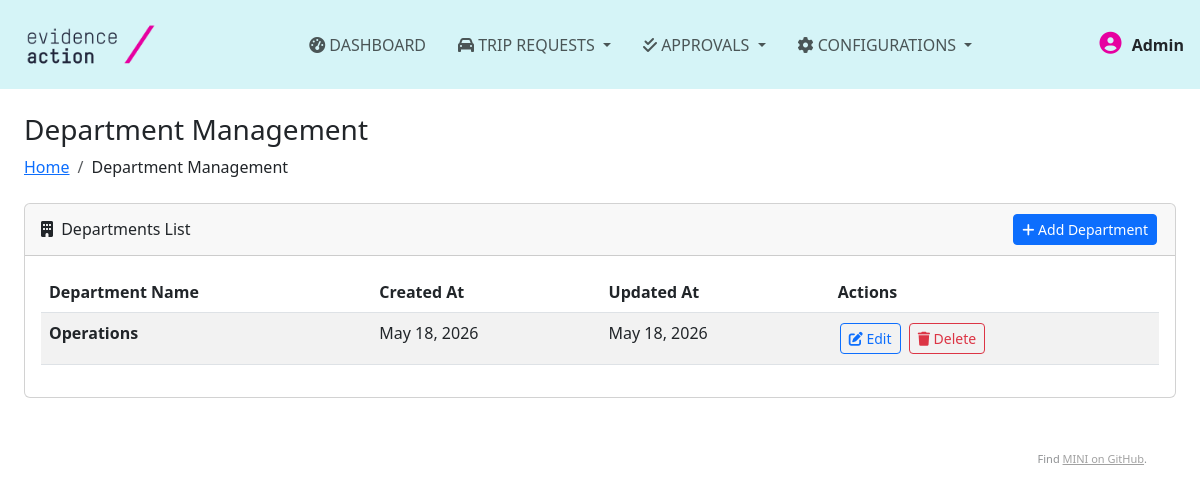
Screenshot of /department/index (signed in) with the database file from the repository.
### tables this page shows
CREATE TABLE departments (
    id BIGINT UNSIGNED AUTO_INCREMENT PRIMARY KEY,
    name VARCHAR(100) NOT NULL UNIQUE,
    created_at TIMESTAMP DEFAULT CURRENT_TIMESTAMP,
    updated_at TIMESTAMP DEFAULT CURRENT_TIMESTAMP ON UPDATE CURRENT_TIMESTAMP
);

### application/controller/department.php (called while the page is built, shortened)
<?php
class department extends Controller
{
    public function __construct()
    {
        require_once APP . 'model/model.php';
        $this->model = new Model($this->db);
    }
    public function index()
    {
        $departments = $this->model->getAll(1, 100);
        require APP . 'view/_templates/header.php';
        require APP . 'view/department/index.php';
        require APP . 'view/_templates/footer.php';
    }
}

### public/index.php (called while the page is built, shortened)
<?php
require APP . 'core/controller.php';
$app = new Application();

### application/core/controller.php (called while the page is built, shortened)
<?php
class Controller
{
    private function openDatabaseConnection()
    {
        $options = array(PDO::ATTR_DEFAULT_FETCH_MODE => PDO::FETCH_OBJ, PDO::ATTR_ERRMODE => PDO::ERRMODE_WARNING);
        $this->db = new PDO(DB_TYPE . ':host=' . DB_HOST . ';dbname=' . DB_NAME . ';charset=' . DB_CHARSET, DB_USER, DB_PASS, $options);
    }
    public function loadModel()
    {
        require APP . 'model/model.php';
    }
}

### application/model/model.php (called while the page is built, shortened)
<?php
class Model
{
    function __construct($db)
    {
        try {
            $this->db = $db;
        } catch (PDOException $e) {
            exit('Database connection could not be established.');
        }
    }
    public function getAll($page = 1, $perPage = 10)
    {
        $offset = ($page - 1) * $perPage;
        $table = 'departments';
        $sql = "SELECT * FROM {$table} ORDER BY name LIMIT :limit OFFSET :offset";
        $query = $this->db->prepare($sql);
        $query->bindValue(':limit', $perPage, PDO::PARAM_INT);
        $query->bindValue(':offset', $offset, PDO::PARAM_INT);
        $query->execute();
        return $query->fetchAll(PDO::FETCH_OBJ);
    }
}
?>

### application/view/department/index.php (the view, shortened to what this page needs)
<!DOCTYPE html>
<html lang="en">
<head>
    <link href="https://cdn.jsdelivr.net/npm/bootstrap@5.3.0/dist/css/bootstrap.min.css" rel="stylesheet">
    <link rel="stylesheet" href="https://cdnjs.cloudflare.com/ajax/libs/font-awesome/6.4.0/css/all.min.css">
    <link href="https://cdn.jsdelivr.net/npm/simple-datatables@latest/dist/style.css" rel="stylesheet">
</head>
<body>
<main>
<div class="container-fluid px-4">
    <h3 class="mt-4">Department Management</h3>
    <ol class="breadcrumb mb-4">
        <li class="breadcrumb-item"><a href="<?= URL; ?>home">Home</a></li>
        <li class="breadcrumb-item">Department Management</li>
    </ol>
    <div class="card mb-4">
        <div class="card-header d-flex justify-content-between align-items-center">
            <span><i class="fas fa-building me-1"></i> Departments List</span>
            <button class="btn btn-primary btn-sm" onclick="openDepartmentModal('add')">
                <i class="fas fa-plus"></i> Add Department
            </button>
        </div>
        <div class="card-body table-responsive">
            <table id="departmentsTable" class="table table-striped">
                <thead>
                    <tr>
                        <th>Department Name</th>
                        <th>Created At</th>
                        <th>Updated At</th>
                        <th>Actions</th>
                    </tr>
                </thead>
                <tbody>
                <?php if (!empty($departments)): ?>
                    <?php foreach ($departments as $department): ?>
                        <tr class="department-row">
                            <td>
                                <strong><?= htmlspecialchars($department->name); ?></strong>
                            </td>
                            <td><?= date('M d, Y', strtotime($department->created_at)); ?></td>
                            <td><?= date('M d, Y', strtotime($department->updated_at)); ?></td>
                            <td>
                                <button class="btn btn-sm btn-outline-primary" onclick="openDepartmentModal('edit', <?= $department->id ?>, '<?= htmlspecialchars($department->name, ENT_QUOTES) ?>')">
                                    <i class="fas fa-edit"></i> Edit
                                </button>
                                <button class="btn btn-sm btn-outline-danger" onclick="confirmDelete(<?= $department->id ?>, '<?= htmlspecialchars($department->name, ENT_QUOTES) ?>')">
                                    <i class="fas fa-trash"></i> Delete
                                </button>
                            </td>
                        </tr>
                    <?php endforeach; ?>
                <?php else: ?>
                    <tr>
                        <td colspan="5" class="text-center">No departments found. Click "Add Department" to create one.</td>
                    </tr>
                <?php endif; ?>
                </tbody>
            </table>
        </div>
    </div>
</div>
</main>
</body>
</html>

### public/css/style.css (style rules this page uses)
body { font-family: Arial; font-size: 14px; }

### application/view/department/index.php (style rules this page uses)
.btn-sm { margin: 2px; }
.table-responsive { overflow-x: auto; }

### rows the page displays
departments: name "Operations", created_at "May 18, 2026", updated_at "May 18, 2026"

### other values shown
$user_name "Admin"
